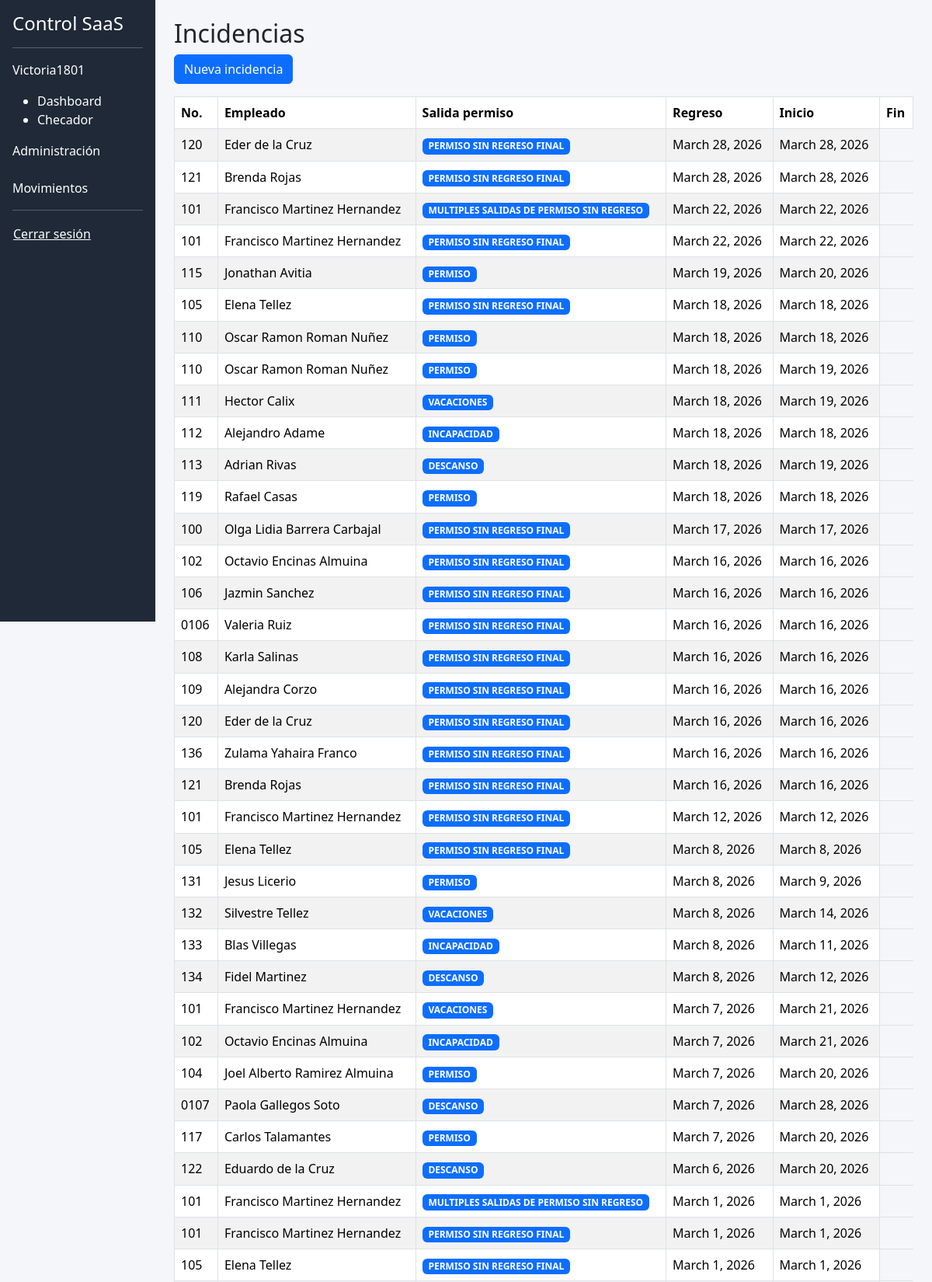
/empleados/incidencias/ (signed in, upper part), run on the app's committed database.
### core/models.py (models this page shows, shortened)
class Incidencia(models.Model):
    turno = models.ForeignKey(
        "core.Turno",
        on_delete=models.SET_NULL,
        null=True,
        blank=True
    )
    empleado = models.ForeignKey("nucleo.Empleado", on_delete=models.CASCADE)
    tipo = models.CharField(max_length=30)
    fecha_inicio = models.DateField()
    fecha_fin = models.DateField()

### nucleo/models.py (models this page shows, shortened)
class Empleado(models.Model):
    empresa = models.ForeignKey("core.Empresa", on_delete=models.CASCADE)
    departamento = models.ForeignKey(
        Departamento,
        on_delete=models.SET_NULL,
        null=True,
        blank=True,
    )
    control_horario = models.BooleanField(
        default=True,
        verbose_name="Control de horario"
    )
    nombre = models.CharField(max_length=100)
    numero_empleado = models.CharField(max_length=10)
    activo = models.BooleanField(default=True)
    dias_trabajo = models.CharField(
        max_length=20,
        default="0,1,2,3,4"
    )
    turno = models.ForeignKey(
        "core.Turno",
        on_delete=models.SET_NULL,
        null=True,
        blank=True
    )
    class Meta:
        unique_together = ("empresa", "numero_empleado")

### nucleo/views.py (the view)
# urls.py: path("incidencias/", views.lista_incidencias, name="lista_incidencias"),
@login_required
def lista_incidencias(request):
    empresa = obtener_empresa_usuario(request.user)
    incidencias = Incidencia.objects.filter(
        empleado__empresa=empresa
    ).order_by("-fecha_inicio")
    return render(request, "nucleo/lista_incidencias.html", {
        "incidencias": incidencias
    })

### core/utils.py (called while the page is built)
def obtener_empresa_usuario(user):
    if hasattr(user, "perfil_core"):
        return user.perfil_core.empresa
    return None

### nucleo/templates/nucleo/lista_incidencias.html
{% extends "control/base.html" %}
{% block content %}
<h2>Incidencias</h2>
<a href="{% url 'nucleo:crear_incidencia' %}" class="btn btn-primary mb-3">
Nueva incidencia
</a>
<table class="table table-striped table-bordered">
<thead>
<tr>
<th>No.</th>
<th>Empleado</th>
<th>Salida permiso</th>
<th>Regreso</th>
<th>Inicio</th>
<th>Fin</th>
</tr>
</thead>
<tbody>
{% for i in incidencias %}
<tr>
<td>{{ i.empleado.numero_empleado }}</td>
<td>{{ i.empleado.nombre }}</td>
<td>
<span class="badge bg-primary">
{{ i.tipo }}
</span>
</td>
<td>{{ i.fecha_inicio }}</td>
<td>{{ i.fecha_fin }}</td>
</tr>
{% empty %}
<tr>
<td colspan="5">Sin incidencias registradas</td>
</tr>
{% endfor %}
</tbody>
</table>
{% endblock %}

### core/templates/control/base.html (shortened to what this page needs)
<!DOCTYPE html>
<html lang="es">
<head>
    <link href="https://cdn.jsdelivr.net/npm/bootstrap@5.3.2/dist/css/bootstrap.min.css" rel="stylesheet">
    <link rel="stylesheet" href="https://cdn.jsdelivr.net/npm/bootstrap-icons@1.11.3/font/bootstrap-icons.css">
</head>
<body>
<div class="container-fluid">
    <div class="row">
        <div class="col-md-2 sidebar p-3">
            <h4>Control SaaS</h4>
            <hr>
            <p>{{ request.user.username }}</p>
            <ul>
            <li>
            <a href="{% url 'core:dashboard' %}">
            Dashboard
            </a>
            </li>
            <li>
            <a href="{% url 'asistencia:checador' %}">
            Checador
            </a>
            </li>
            </ul>
            <a href="/admin/">Administración</a><br><br>
            <a href="{% url 'movimientos:movimientos_lista' %}">Movimientos</a><br>
            <hr>
            <form action="{% url 'logout' %}" method="post">
    <button class="btn btn-link text-white p-0">Cerrar sesión</button>
</form>
        </div>
        <div class="col-md-10 p-4">
            {% block content %}{% endblock %}
        </div>
</div>
</body>
</html>

### core/templates/control/base.html (style rules this page uses)
body { background-color: #f4f6f9; }
.sidebar { height: 100vh; background: #1f2937; color: white; }
.sidebar a { color: white; text-decoration: none; }

### data on the page
Incidencia: empleado.numero_empleado "120", empleado.nombre "Eder de la Cruz", tipo "PERMISO SIN REGRESO FINAL", fecha_inicio "March 28, 2026", fecha_fin "March 28, 2026"
Incidencia: empleado.numero_empleado "121", empleado.nombre "Brenda Rojas", tipo "PERMISO SIN REGRESO FINAL", fecha_inicio "March 28, 2026", fecha_fin "March 28, 2026"
Incidencia: empleado.numero_empleado "101", empleado.nombre "Francisco Martinez Hernandez", tipo "MULTIPLES SALIDAS DE PERMISO SIN REGRESO", fecha_inicio "March 22, 2026", fecha_fin "March 22, 2026"
Incidencia: empleado.numero_empleado "101", empleado.nombre "Francisco Martinez Hernandez", tipo "PERMISO SIN REGRESO FINAL", fecha_inicio "March 22, 2026", fecha_fin "March 22, 2026"
Incidencia: empleado.numero_empleado "115", empleado.nombre "Jonathan Avitia", tipo "PERMISO", fecha_inicio "March 19, 2026", fecha_fin "March 20, 2026"
Incidencia: empleado.numero_empleado "105", empleado.nombre "Elena Tellez", tipo "PERMISO SIN REGRESO FINAL", fecha_inicio "March 18, 2026", fecha_fin "March 18, 2026"
Incidencia: empleado.numero_empleado "110", empleado.nombre "Oscar Ramon Roman Nuñez", tipo "PERMISO", fecha_inicio "March 18, 2026", fecha_fin "March 18, 2026"
Incidencia: empleado.numero_empleado "110", empleado.nombre "Oscar Ramon Roman Nuñez", tipo "PERMISO", fecha_inicio "March 18, 2026", fecha_fin "March 19, 2026"
Incidencia: empleado.numero_empleado "111", empleado.nombre "Hector Calix", tipo "VACACIONES", fecha_inicio "March 18, 2026", fecha_fin "March 19, 2026"
Incidencia: empleado.numero_empleado "112", empleado.nombre "Alejandro Adame", tipo "INCAPACIDAD", fecha_inicio "March 18, 2026", fecha_fin "March 18, 2026"
Incidencia: empleado.numero_empleado "113", empleado.nombre "Adrian Rivas", tipo "DESCANSO", fecha_inicio "March 18, 2026", fecha_fin "March 19, 2026"
Incidencia: empleado.numero_empleado "119", empleado.nombre "Rafael Casas", tipo "PERMISO", fecha_inicio "March 18, 2026", fecha_fin "March 18, 2026"
Incidencia: empleado.numero_empleado "100", empleado.nombre "Olga Lidia Barrera Carbajal", tipo "PERMISO SIN REGRESO FINAL", fecha_inicio "March 17, 2026", fecha_fin "March 17, 2026"
Incidencia: empleado.numero_empleado "102", empleado.nombre "Octavio Encinas Almuina", tipo "PERMISO SIN REGRESO FINAL", fecha_inicio "March 16, 2026", fecha_fin "March 16, 2026"
Incidencia: empleado.numero_empleado "106", empleado.nombre "Jazmin Sanchez", tipo "PERMISO SIN REGRESO FINAL", fecha_inicio "March 16, 2026", fecha_fin "March 16, 2026"
Incidencia: empleado.numero_empleado "0106", empleado.nombre "Valeria Ruiz", tipo "PERMISO SIN REGRESO FINAL", fecha_inicio "March 16, 2026", fecha_fin "March 16, 2026"
Incidencia: empleado.numero_empleado "108", empleado.nombre "Karla Salinas", tipo "PERMISO SIN REGRESO FINAL", fecha_inicio "March 16, 2026", fecha_fin "March 16, 2026"
Incidencia: empleado.numero_empleado "109", empleado.nombre "Alejandra Corzo", tipo "PERMISO SIN REGRESO FINAL", fecha_inicio "March 16, 2026", fecha_fin "March 16, 2026"
Incidencia: empleado.numero_empleado "120", empleado.nombre "Eder de la Cruz", tipo "PERMISO SIN REGRESO FINAL", fecha_inicio "March 16, 2026", fecha_fin "March 16, 2026"
Incidencia: empleado.numero_empleado "136", empleado.nombre "Zulama Yahaira Franco", tipo "PERMISO SIN REGRESO FINAL", fecha_inicio "March 16, 2026", fecha_fin "March 16, 2026"
Incidencia: empleado.numero_empleado "121", empleado.nombre "Brenda Rojas", tipo "PERMISO SIN REGRESO FINAL", fecha_inicio "March 16, 2026", fecha_fin "March 16, 2026"
Incidencia: empleado.numero_empleado "101", empleado.nombre "Francisco Martinez Hernandez", tipo "PERMISO SIN REGRESO FINAL", fecha_inicio "March 12, 2026", fecha_fin "March 12, 2026"
Incidencia: empleado.numero_empleado "105", empleado.nombre "Elena Tellez", tipo "PERMISO SIN REGRESO FINAL", fecha_inicio "March 8, 2026", fecha_fin "March 8, 2026"
Incidencia: empleado.numero_empleado "131", empleado.nombre "Jesus Licerio", tipo "PERMISO", fecha_inicio "March 8, 2026", fecha_fin "March 9, 2026"
Incidencia: empleado.numero_empleado "132", empleado.nombre "Silvestre Tellez", tipo "VACACIONES", fecha_inicio "March 8, 2026", fecha_fin "March 14, 2026"
Incidencia: empleado.numero_empleado "133", empleado.nombre "Blas Villegas", tipo "INCAPACIDAD", fecha_inicio "March 8, 2026", fecha_fin "March 11, 2026"
Incidencia: empleado.numero_empleado "134", empleado.nombre "Fidel Martinez", tipo "DESCANSO", fecha_inicio "March 8, 2026", fecha_fin "March 12, 2026"
Incidencia: empleado.numero_empleado "101", empleado.nombre "Francisco Martinez Hernandez", tipo "VACACIONES", fecha_inicio "March 7, 2026", fecha_fin "March 21, 2026"
Incidencia: empleado.numero_empleado "102", empleado.nombre "Octavio Encinas Almuina", tipo "INCAPACIDAD", fecha_inicio "March 7, 2026", fecha_fin "March 21, 2026"
Incidencia: empleado.numero_empleado "104", empleado.nombre "Joel Alberto Ramirez Almuina", tipo "PERMISO", fecha_inicio "March 7, 2026", fecha_fin "March 20, 2026"
Incidencia: empleado.numero_empleado "0107", empleado.nombre "Paola Gallegos Soto", tipo "DESCANSO", fecha_inicio "March 7, 2026", fecha_fin "March 28, 2026"
Incidencia: empleado.numero_empleado "117", empleado.nombre "Carlos Talamantes", tipo "PERMISO", fecha_inicio "March 7, 2026", fecha_fin "March 20, 2026"
Incidencia: empleado.numero_empleado "122", empleado.nombre "Eduardo de la Cruz", tipo "DESCANSO", fecha_inicio "March 6, 2026", fecha_fin "March 20, 2026"
Incidencia: empleado.numero_empleado "101", empleado.nombre "Francisco Martinez Hernandez", tipo "MULTIPLES SALIDAS DE PERMISO SIN REGRESO", fecha_inicio "March 1, 2026", fecha_fin "March 1, 2026"
Incidencia: empleado.numero_empleado "101", empleado.nombre "Francisco Martinez Hernandez", tipo "PERMISO SIN REGRESO FINAL", fecha_inicio "March 1, 2026", fecha_fin "March 1, 2026"
Incidencia: empleado.numero_empleado "105", empleado.nombre "Elena Tellez", tipo "PERMISO SIN REGRESO FINAL", fecha_inicio "March 1, 2026", fecha_fin "March 1, 2026"

### other printed values
{{ request.user.username }} "Victoria1801"
